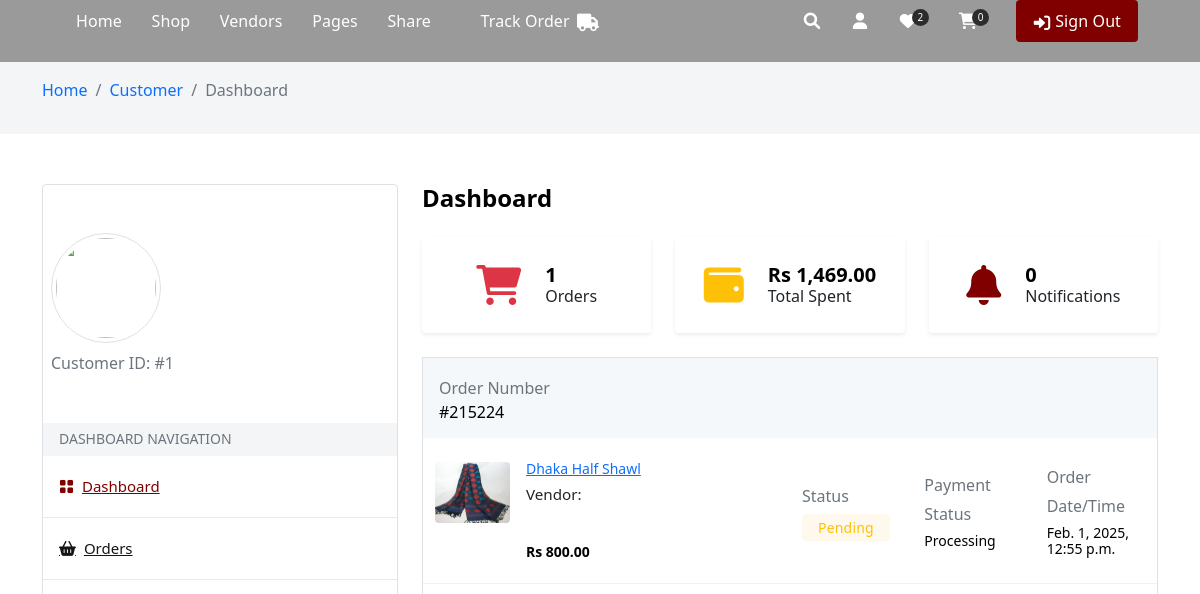
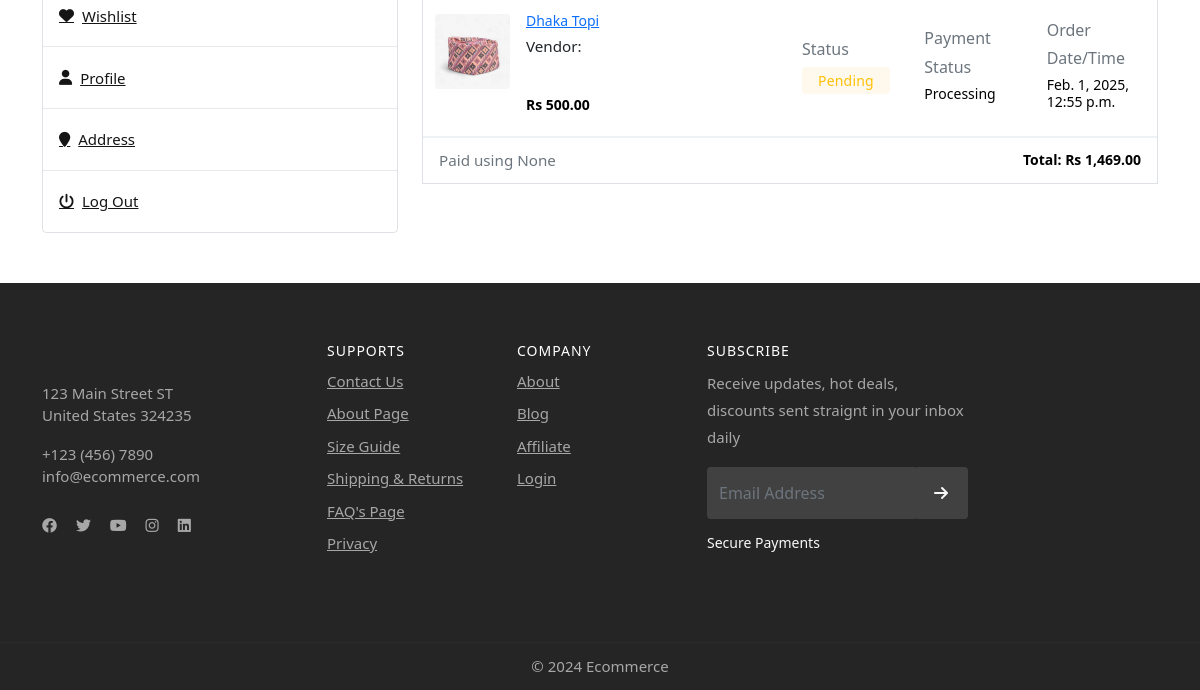
/customer/dashboard/ (signed in), run on an earlier commit of the app's database (2 pictures, top to bottom).
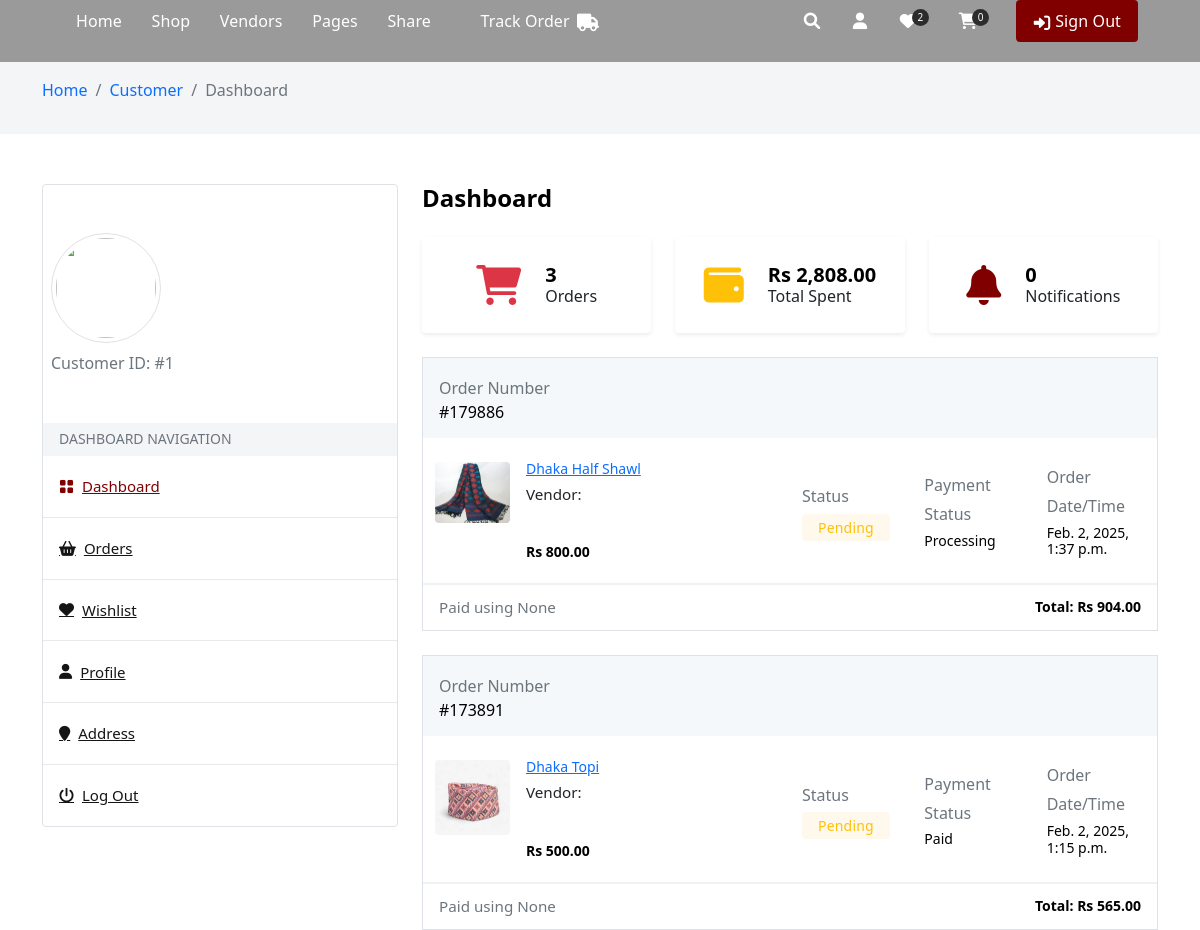
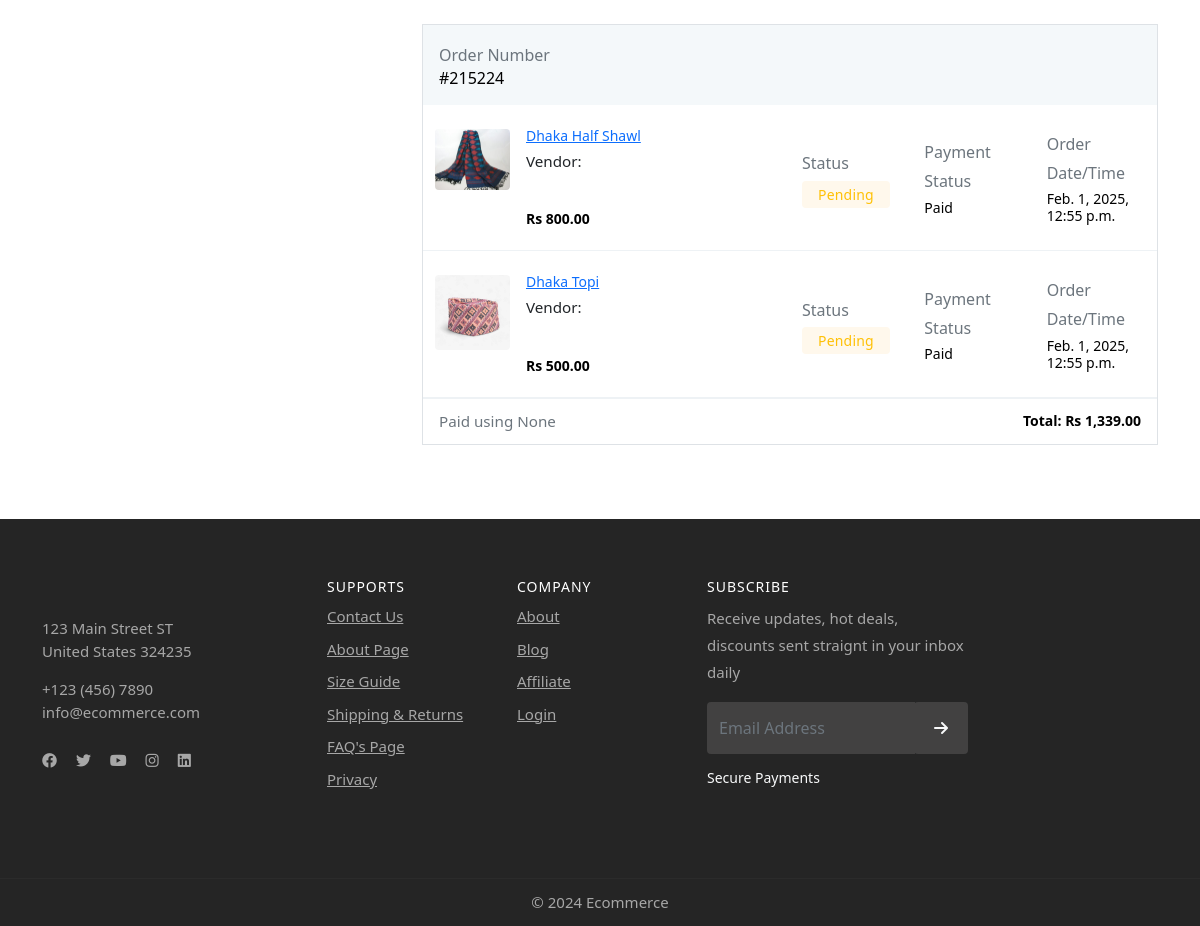
And on a later commit of the database (2 pictures, top to bottom).
### userauths/models.py (models this page shows, shortened)
class User(AbstractUser):
    username = models.CharField(max_length=255, null= True, blank= True)
    email = models.EmailField(unique= True)
    USERNAME_FIELD = 'email'
    REQUIRED_FIELDS = ['username']

### store/models.py (models this page shows, shortened)
class Order(models.Model):
    vendors = models.ManyToManyField(user_models.User, blank=True)
    customer = models.ForeignKey(user_models.User, on_delete=models.SET_NULL, null=True, related_name="customer", blank=True)
    sub_total = models.DecimalField(default=0.00, max_digits=12, decimal_places=2)
    shipping = models.DecimalField(default=0.00, max_digits=12, decimal_places=2)
    tax = models.DecimalField(default=0.00, max_digits=12, decimal_places=2)
    service_fee = models.DecimalField(default=0.00, max_digits=12, decimal_places=2)
    total = models.DecimalField(default=0.00, max_digits=12, decimal_places=2)
    payment_status = models.CharField(max_length=100, choices=PAYMENT_STATUS, default="Processing")
    payment_method = models.CharField(max_length=100, choices=PAYMENT_METHOD, null=True, blank=True)
    order_status = models.CharField(max_length=100, choices=ORDER_STATUS, default="Pending")
    initial_total = models.DecimalField(default=0.00, max_digits=12, decimal_places=2, help_text="The original total before")
    saved = models.DecimalField(max_digits=12, decimal_places=2, default=0.00, null=True, blank=True, help_text="Amount saved")
    address= models.ForeignKey("customer.Address", on_delete=models.SET_NULL, null=True, blank=True)
    coupons = models.ManyToManyField(Coupon, blank=True)
    order_id = ShortUUIDField(length=6, max_length=25, alphabet="1234567890")
    payment_id = models.CharField(null=True, blank=True, max_length=1000)
    date = models.DateTimeField(default=timezone.now)
    class Meta:
        verbose_name_plural = "Orders"
        ordering = ['-date']
    def order_items(self):
        return OrderItem.objects.filter(order=self)

class OrderItem(models.Model):
    order = models.ForeignKey(Order, on_delete=models.CASCADE)
    order_status = models.CharField(max_length=100, choices=ORDER_STATUS, default="Pending")
    shipping_service = models.CharField(max_length=100, choices=SHIPPING_SERVICE, null=True, blank=True)
    tracking_id = models.CharField(max_length=100, null=True, blank=True)
    product = models.ForeignKey(Product, on_delete=models.CASCADE)
    qty = models.IntegerField(default=0)
    color = models.CharField(max_length=100, null=True, blank=True)
    size = models.CharField(max_length=100, null=True, blank=True)
    price = models.DecimalField(max_digits=12, decimal_places=2, default=0.00)
    sub_total = models.DecimalField(max_digits=12, decimal_places=2, default=0.00)
    shipping = models.DecimalField(max_digits=12, decimal_places=2, default=0.00)
    tax = models.DecimalField(default=0.00, max_digits=12, decimal_places=2)
    total = models.DecimalField(max_digits=12, decimal_places=2, default=0.00)
    initial_total = models.DecimalField(max_digits=12, decimal_places=2, default=0.00, help_text="Grand total of all amounts")
    saved = models.DecimalField(max_digits=12, decimal_places=2, default=0.00, null=True, blank=True, help_text="Amount saved")
    coupon = models.ManyToManyField(Coupon, blank=True)
    applied_coupon = models.BooleanField(default=False)
    item_id = ShortUUIDField(length=6, max_length=25, alphabet="1234567890")
    vendor = models.ForeignKey(user_models.User, on_delete=models.SET_NULL, null=True, related_name="vendor_order_items", blank=True)
    date = models.DateTimeField(default=timezone.now)
    class Meta:
        ordering = ['-date']

class Product(models.Model):
    name = models.CharField(max_length=100)
    image = models.ImageField(upload_to="images", blank=True, null=True )
    description = CKEditor5Field('Text', config_name='extends')
    category = models.ForeignKey(Category, on_delete=models.SET_NULL, null=True, blank=True)
    price = models.DecimalField(max_digits=12, decimal_places=2, default=0.00, null=True, blank=True, verbose_name="Sale Price")
    regular_price = models.DecimalField(max_digits=12, decimal_places=2, default=0.00, null=True, blank=True, verbose_name="Regular Price")
    stock = models.PositiveIntegerField(default=0, null=True, blank=True)
    shipping = models.DecimalField(max_digits=12, decimal_places=2, default=0.00, null=True, blank=True, verbose_name="Shipping Amount")
    status = models.CharField(choices=STATUS, max_length=50, default="Published")
    featured = models.BooleanField(default=False, verbose_name="Marketplace Featured")
    vendor = models.ForeignKey(user_models.User, on_delete=models.SET_NULL, null=True, blank=True)
    sku = ShortUUIDField(unique=True, length=5, max_length=50, prefix="SKU", alphabet="1234567890")
    slug = models.SlugField(null=True, blank=True)
    date = models.DateTimeField(default=timezone.now)
    class Meta:
        ordering = ['-id']
        verbose_name_plural = "Products"

### customer/views.py (the view)
# urls.py: path("dashboard/", views.dashboard, name="dashboard"),
@login_required
def dashboard(request):
    orders = store_models.Order.objects.filter(customer=request.user)
    total_spent = store_models.Order.objects.filter(customer=request.user).aggregate(total = models.Sum("total"))['total']
    notis = customer_models.Notifications.objects.filter(user=request.user, seen=False)
    context = {
        "orders": orders,
        "total_spent": total_spent,
        "notis": notis,
    }
    return render(request, "customer/dashboard.html", context)

### templates/customer/dashboard.html (shortened to what this page needs)
{% extends 'partials/base.html' %} {% load static %} {% load humanize %} {% block content %}
<div class="gray py-3">
    <div class="container">
        <div class="row">
            <div class="colxl-12 col-lg-12 col-md-12">
                <nav aria-label="breadcrumb">
                    <ol class="breadcrumb">
                        <li class="breadcrumb-item"><a href="{% url 'store:index' %}">Home</a></li>
                        <li class="breadcrumb-item"><a href="{% url 'customer:dashboard' %}">Customer</a></li>
                        <li class="breadcrumb-item active" aria-current="page">Dashboard</li>
                    </ol>
                </nav>
            </div>
        </div>
    </div>
</div>
<section class="middle">
    <div class="container">
        <div class="row align-items-start justify-content-between">
             {% include 'customer/sidebar.html' %}
            <div class="col-12 col-md-12 col-lg-8 col-xl-8">
                <div class="row mb-4">
                    <h4 class="mb-0 mb-4 fw-bold">Dashboard</h4>
                    <div class="col-sm-6 col-lg-4 mb-3 mb-lg-0">
                        <div class="d-flex justify-content-center align-items-center p-4 shadow-sm rounded">
                            <span class="display-6 text-danger">
                                <i class="fas fa-shopping-cart text-danger"></i>
                            </span>
                            <div class="ms-4">
                                <div class="d-flex">
                                    <h5 class="mb-0 fw-bold">{{orders.count}}</h5>
                                </div>
                                <p class="mb-0 h6 fw-semibold">Orders</p>
                            </div>
                        </div>
                    </div>
                    <div class="col-sm-6 col-lg-4 mb-3 mb-lg-0">
                        <div class="d-flex justify-content-center align-items-center p-4 shadow-sm rounded">
                            <span class="display-6 text-danger">
                                <i class="fas fa-wallet text-warning"></i>
                            </span>
                            <div class="ms-4">
                                <div class="d-flex">
                                    <h5 class="mb-0 fw-bold">Rs {{total_spent|floatformat:2|intcomma|default:"0.00"}}</h5>
                                </div>
                                <p class="mb-0 h6 fw-semibold">Total Spent</p>
                            </div>
                        </div>
                    </div>
                    <div class="col-sm-6 col-lg-4 mb-3 mb-lg-0">
                        <div class="d-flex justify-content-center align-items-center p-4 shadow-sm rounded">
                            <span class="display-6 text-danger">
                                <i class="fas fa-bell text-primary"></i>
                            </span>
                            <div class="ms-4">
                                <div class="d-flex">
                                    <h5 class="mb-0 fw-bold">{{notis.count}}</h5>
                                </div>
                                <p class="mb-0 h6 fw-semibold">Notifications</p>
                            </div>
                        </div>
                    </div>
                </div>
                {% for order in orders %}
                    <div class="ord_list_wrap border mb-4 mfliud">
                        <div class="ord_list_head bg-light bg-opacity-10 d-flex align-items-center justify-content-between px-3 py-3">
                            <div class="olh_flex">
                                <p class="m-0 p-0"><span class="text-muted">Order Number</span></p>
                                <h6 class="mb-0 ft-medium">#{{order.order_id}}</h6>
                            </div>
                        </div>
                        <div class="ord_list_body text-left">
                            {% for item in order.order_items.all %}
                                <div class="row align-items-center justify-content-center m-0 py-4 br-bottom">
                                    <div class="col-xl-6 col-lg-5 col-md-5 col-12">
                                        <div class="cart_single d-flex align-items-start mfliud-bot gap-3">
                                            <div class="cart_selected_single_thumb">
                                                <a href="{% url 'store:product_detail' item.product.slug %}"><img src="{{item.product.image.url}}" width="75" class="img-fluid rounded" alt="" /></a>
                                            </div>
                                            <div class="cart_single_caption pl-3">
                                                <h4 class="product_title fs-sm ft-medium mb-1 lh-1"> <a href="{% url 'store:product_detail' item.product.slug %}">{{item.product.name}}</a></h4>
                                                <p class="mb-2">
                                                    <span class="text-dark medium">Vendor: {{item.product.vendor.profile.full_name}}</span> <br />
                                                    <br>
                                                </p>
                                                <h4 class="fs-sm ft-bold mb-0 lh-1">Rs {{item.price}}</h4>
                                            </div>
                                        </div>
                                    </div>
                                    <div class="col-xl-2 col-lg-3 col-md-3 col-6">
                                        <p class="mb-1 p-0"><span class="text-muted">Status</span></p>
                                        <div class="delv_status"><span class="ft-medium small text-warning bg-light-warning rounded px-3 py-1">{{order.order_status}}</span></div>
                                    </div>
                                    <div class="col-xl-2 col-lg-4 col-md-4 col-6">
                                        <p class="mb-1 p-0"><span class="text-muted">Payment Status</span></p>
                                        <h6 class="mb-0 ft-medium fs-sm">{{order.payment_status}}</h6>
                                    </div>
                                    <div class="col-xl-2 col-lg-4 col-md-4 col-6">
                                        <p class="mb-1 p-0"><span class="text-muted">Order Date/Time</span></p>
                                        <h6 class="mb-0 ft-medium fs-sm">{{order.date}}</h6>
                                    </div>
                                </div>
                            {% endfor %}
                        </div>
                        <div class="ord_list_footer d-flex align-items-center justify-content-between br-top px-3">
                            <div class="col-xl-12 pr-0 py-2 olf_flex d-flex align-items-center justify-content-between">
                                <div class="olf_flex_inner hide_mob">
                                    <p class="m-0 p-0"><span class="text-muted medium">Paid using {{order.payment_method}}</span></p>
                                </div>
                                <div class="float-end"><h5 class="mb-0 fs-sm ft-bold">Total: Rs {{order.total|floatformat:2|intcomma}}</h5></div>
                            </div>
                        </div>
                    </div>
                {% empty %}
                <p>No orders yet</p>
                {% endfor %}
            </div>
        </div>
    </div>
</section>
{% endblock content %}

### templates/customer/sidebar.html (shortened to what this page needs)
<div class="col-12 col-md-12 col-lg-4 col-xl-4 miliods">
    <div class="d-block border rounded">
        <div class="dashboard_author px-2 py-5">
            <div class="dash_auth_thumb circle p-1 border d-inline-flex mx-auto mb-2">
                <img src="{{request.user.profile.image.url}}" class="img-fluid circle" width="100"  alt=""  style="width: 100px; height: 100px; object-fit: cover;"/>
            </div>
            <div class="dash_caption">
                 <span class="text-muted smalls">Customer ID: #{{request.user.id}}</span>
            </div>
        </div>
        <div class="dashboard_author">
            <h4 class="px-3 py-2 mb-0 lh-2 gray fs-sm ft-medium text-muted text-uppercase text-left">Dashboard Navigation</h4>
            <ul class="dahs_navbar">
                <li>
                    <a href="/../customer/dashboard.html" class="active"><i class="bi bi-grid-fill me-2"></i>Dashboard</a>
                </li>
                <li>
                    <a href="/../customer/orders.html"><i class="fas fa-shopping-basket me-2"></i>Orders</a>
                </li>
                <li>
                    <a href="/../customer/wishlist.html"><i class="fas fa-heart me-2"></i>Wishlist</a>
                </li>
                <li>
                    <a href="/../customer/profile.html"><i class="fas fa-user me-2"></i>Profile</a>
                </li>
                <li>
                    <a href="/../customer/address.html"><i class="fas fa-map-marker me-2"></i>Address</a>
                </li>
                <li>
                    <a href="/./auth/sign-in.html"><i class="fas fa-power-off me-2"></i>Log Out</a>
                </li>
            </ul>
        </div>
    </div>
</div>

What changed in the data, as far as the page shows it:
added Order: order_id "179886", order_status "Pending", payment_status "Processing", date "Feb. 2, 2025, 1:37 p.m.", payment_method "None", total "904.00"
added OrderItem: product.image (picture), product.name "Dhaka Half Shawl", price "800.00", shown under "179886"
added Order: order_id "173891", order_status "Pending", payment_status "Paid", date "Feb. 2, 2025, 1:15 p.m.", payment_method "None", total "565.00"
added OrderItem: product.image (picture), product.name "Dhaka Topi", price "500.00", shown under "173891"
changed Order "Feb. 1, 2025, 12:55 p.m.": payment_status "Processing" → "Paid"; total "1,469.00" → "1,339.00"
Also different on the page:
{{ orders.count }}: "1" → "3"
{{ total_spent|floatformat:2|intcomma|default:"0.00" }}: "1,469.00" → "2,808.00"
